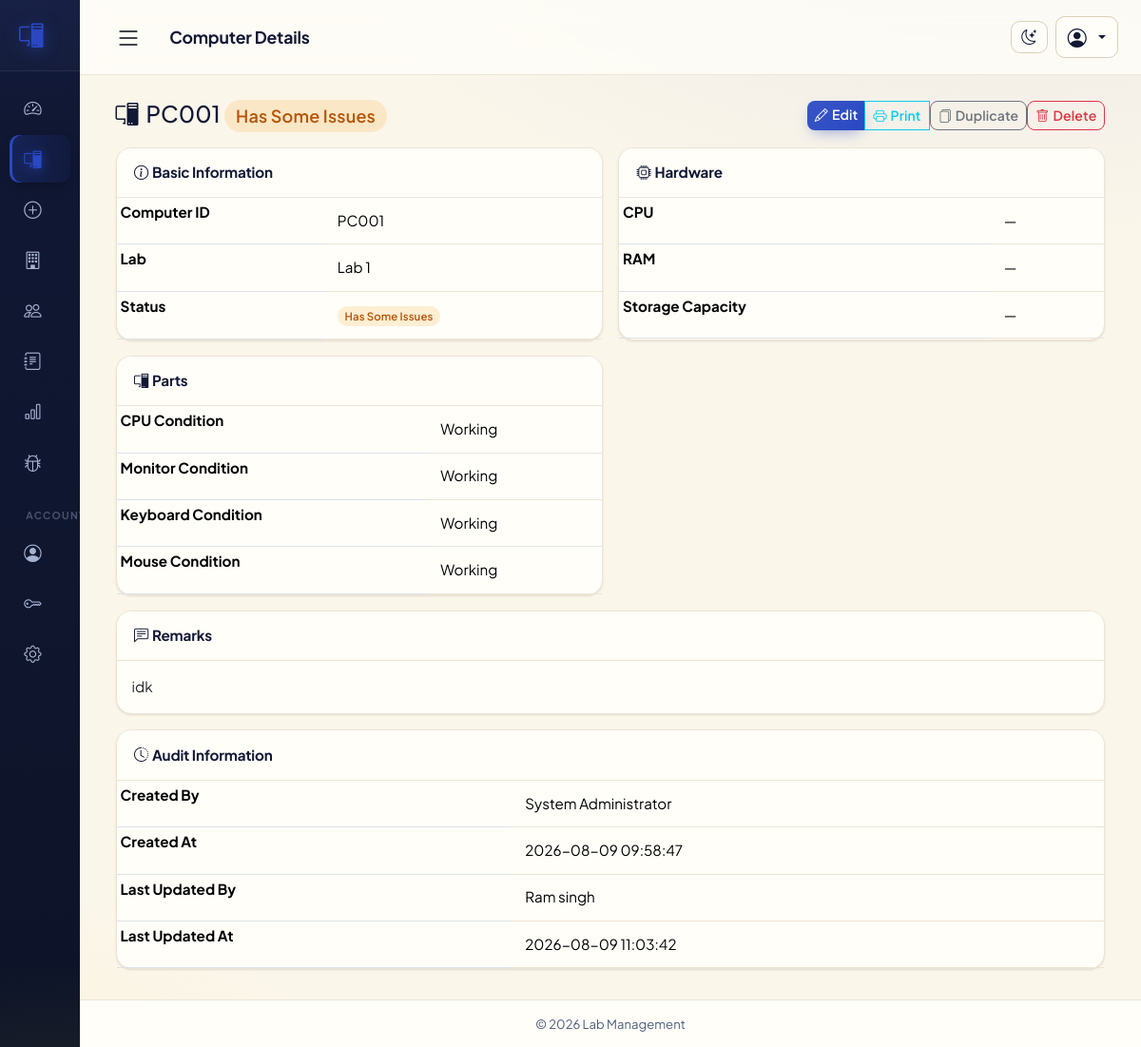
Page /computers/view.php?id=1 (signed in) on the committed database.
### tables this page shows
CREATE TABLE `computers` (
  `id` int(10) unsigned NOT NULL AUTO_INCREMENT,
  `computer_id` varchar(50) NOT NULL COMMENT 'Unique human readable computer code (e.g. LAB1-PC001)',
  `asset_number` varchar(50) DEFAULT NULL,
  `computer_name` varchar(100) DEFAULT NULL,
  `lab_id` int(10) unsigned DEFAULT NULL,
  `department` varchar(100) DEFAULT NULL,
  `desk_number` varchar(50) DEFAULT NULL,
  `cpu` varchar(150) DEFAULT NULL,
  `cpu_condition` varchar(50) DEFAULT NULL,
  `motherboard` varchar(150) DEFAULT NULL,
  `ram` varchar(50) DEFAULT NULL,
  `ram_slots` varchar(20) DEFAULT NULL,
  `storage_type` varchar(50) DEFAULT NULL,
  `storage_capacity` varchar(50) DEFAULT NULL,
  `graphics_card` varchar(150) DEFAULT NULL,
  `power_supply` varchar(100) DEFAULT NULL,
  `monitor_brand` varchar(100) DEFAULT NULL,
  `monitor_size` varchar(20) DEFAULT NULL,
  `monitor_serial` varchar(100) DEFAULT NULL,
  `monitor_condition` varchar(50) DEFAULT NULL,
  `keyboard_brand` varchar(100) DEFAULT NULL,
  `keyboard_condition` varchar(50) DEFAULT NULL,
  `mouse_brand` varchar(100) DEFAULT NULL,
  `mouse_condition` varchar(50) DEFAULT NULL,
  `ups` varchar(100) DEFAULT NULL,
  `ups_battery_status` varchar(50) DEFAULT NULL,
  `printer_connected` enum('Yes','No') NOT NULL DEFAULT 'No',
  `scanner_connected` enum('Yes','No') NOT NULL DEFAULT 'No',
  `speaker` enum('Yes','No') NOT NULL DEFAULT 'No',
  `webcam` enum('Yes','No') NOT NULL DEFAULT 'No',
  `lan_status` enum('Working','Not Working','Not Available') NOT NULL DEFAULT 'Working',
  `wifi_status` enum('Working','Not Working','Not Available') NOT NULL DEFAULT 'Not Available',
  `bluetooth_status` enum('Working','Not Working','Not Available') NOT NULL DEFAULT 'Not Available',
  `ip_address` varchar(45) DEFAULT NULL,
  `mac_address` varchar(20) DEFAULT NULL,
  `windows_version` varchar(100) DEFAULT NULL,
  `windows_license` varchar(100) DEFAULT NULL,
  `office_version` varchar(100) DEFAULT NULL,
  `office_license` varchar(100) DEFAULT NULL,
  `antivirus` varchar(100) DEFAULT NULL,
  `purchase_date` date DEFAULT NULL,
  `warranty_expiry` date DEFAULT NULL,
  `vendor` varchar(150) DEFAULT NULL,
  `invoice_number` varchar(100) DEFAULT NULL,
  `last_service_date` date DEFAULT NULL,
  `next_service_date` date DEFAULT NULL,
  `status` enum('Working','Not Working','Has Some Issues') NOT NULL DEFAULT 'Working',
  `remarks` text DEFAULT NULL,
  `created_by` int(10) unsigned DEFAULT NULL,
  `updated_by` int(10) unsigned DEFAULT NULL,
  `created_at` timestamp NOT NULL DEFAULT current_timestamp(),
  `updated_at` timestamp NOT NULL DEFAULT current_timestamp() ON UPDATE current_timestamp(),
  PRIMARY KEY (`id`),
  KEY `idx_computers_computer_id` (`computer_id`),
  KEY `idx_computers_lab_code` (`lab_id`,`computer_id`),
  KEY `idx_computers_asset_number` (`asset_number`),
  KEY `idx_computers_name` (`computer_name`),
  KEY `idx_computers_lab` (`lab_id`),
  KEY `idx_computers_status` (`status`),
  KEY `idx_computers_department` (`department`),
  KEY `idx_computers_cpu` (`cpu`),
  KEY `idx_computers_ip` (`ip_address`),
  KEY `idx_computers_mac` (`mac_address`),
  KEY `idx_computers_purchase_date` (`purchase_date`),
  KEY `idx_computers_created_at` (`created_at`),
  KEY `fk_computers_created_by` (`created_by`),
  KEY `fk_computers_updated_by` (`updated_by`),
  CONSTRAINT `fk_computers_created_by` FOREIGN KEY (`created_by`) REFERENCES `users` (`id`) ON DELETE SET NULL,
  CONSTRAINT `fk_computers_lab` FOREIGN KEY (`lab_id`) REFERENCES `labs` (`id`) ON DELETE SET NULL,
  CONSTRAINT `fk_computers_updated_by` FOREIGN KEY (`updated_by`) REFERENCES `users` (`id`) ON DELETE SET NULL
);

CREATE TABLE `users` (
  `id` int(10) unsigned NOT NULL AUTO_INCREMENT,
  `username` varchar(50) NOT NULL,
  `full_name` varchar(100) NOT NULL,
  `email` varchar(100) DEFAULT NULL,
  `password_hash` varchar(255) NOT NULL,
  `role` enum('super_admin','admin','staff') NOT NULL DEFAULT 'staff',
  `status` enum('active','inactive') NOT NULL DEFAULT 'active',
  `profile_photo` varchar(255) DEFAULT NULL,
  `theme` enum('light','dark') NOT NULL DEFAULT 'light' COMMENT 'Interface theme (light or dark)',
  `last_login` datetime DEFAULT NULL,
  `created_at` timestamp NOT NULL DEFAULT current_timestamp(),
  `updated_at` timestamp NOT NULL DEFAULT current_timestamp() ON UPDATE current_timestamp(),
  PRIMARY KEY (`id`),
  UNIQUE KEY `uq_users_username` (`username`),
  KEY `idx_users_role` (`role`),
  KEY `idx_users_status` (`status`)
);

### includes/db.php (called while the page is built, shortened)
<?php
function db()
{
    static $pdo = null;
    if ($pdo === null) {
        $dsn = 'mysql:host=' . DB_HOST . ';dbname=' . DB_NAME . ';charset=' . DB_CHARSET;
        $options = [
            PDO::ATTR_ERRMODE            => PDO::ERRMODE_EXCEPTION,
            PDO::ATTR_DEFAULT_FETCH_MODE => PDO::FETCH_ASSOC,
            PDO::ATTR_EMULATE_PREPARES   => false,
        ];
        try {
            $pdo = new PDO($dsn, DB_USER, DB_PASS, $options);
        } catch (PDOException $e) {
            error_log('Database connection failed: ' . $e->getMessage());
            http_response_code(500);
            exit('Database connection failed. Please check your config/config.php database credentials and try again.');
        }
    }
    return $pdo;
}

### includes/auth.php (called while the page is built, shortened)
<?php
require_once __DIR__ . '/db.php';
require_once __DIR__ . '/functions.php';
function current_user()
{
    return $_SESSION['user'] ?? null;
}
function has_role($roles)
{
    $user = current_user();
    $roles = (array)$roles;
    return in_array($user['role'], $roles, true);
}
function can($permission)
{
    static $map = null;
    if ($map === null) {
        $map = [
            'manage_users'     => ['super_admin', 'admin'],
            'delete_users'     => ['super_admin'],
            'reset_passwords'  => ['super_admin', 'admin'],
            'manage_labs'      => ['super_admin', 'admin'],
            'delete_labs'      => ['super_admin', 'admin'],
            'add_computer'     => ['super_admin', 'admin'],
            'edit_computer'    => ['super_admin', 'admin'],
            'update_status'    => ['super_admin', 'admin'],
            'delete_computer'  => ['super_admin', 'admin'],
            'view_computer'    => ['super_admin', 'admin', 'staff'],
            'view_reports'     => ['super_admin', 'admin'],
            'export_reports'   => ['super_admin', 'admin'],
            'report_issue'     => ['super_admin', 'admin', 'staff'],
            'view_issues'      => ['super_admin', 'admin', 'staff'],
            'manage_issues'    => ['super_admin', 'admin'],
            'view_logs'        => ['super_admin'],
            'manage_settings'  => ['super_admin'],
            'backup_restore'   => ['super_admin'],
        ];
    }
    $roles = $map[$permission] ?? [];
    return has_role($roles);
}

### computers/view.php (the view, shortened to what this page needs)
<?php
require_once __DIR__ . '/../includes/auth.php';
$id = (int)($_GET['id'] ?? 0);
$stmt = db()->prepare(
    "SELECT c.*, l.name AS lab_name,
            creator.full_name AS created_by_name, updater.full_name AS updated_by_name
       FROM computers c
       LEFT JOIN labs l ON l.id = c.lab_id
       LEFT JOIN users creator ON creator.id = c.created_by
       LEFT JOIN users updater ON updater.id = c.updated_by
      WHERE c.id = ?"
);
$stmt->execute([$id]);
$computer = $stmt->fetch();
require_once __DIR__ . '/../includes/header.php';
?>
<div class="d-flex justify-content-between align-items-center mb-3 flex-wrap gap-2">
    <h4 class="mb-0">
        <i class="bi bi-pc-display me-2"></i><?php echo e($computer['computer_id']); ?>
        <?php echo status_badge($computer['status']); ?>
    </h4>
    <div class="btn-group">
        <?php if (can('edit_computer')): ?>
            <a href="<?php echo base_url('computers/edit.php?id=' . $id); ?>" class="btn btn-primary btn-sm"><i class="bi bi-pencil me-1"></i>Edit</a>
        <?php endif; ?>
        <a href="<?php echo base_url('computers/print.php?id=' . $id); ?>" class="btn btn-outline-info btn-sm" target="_blank"><i class="bi bi-printer me-1"></i>Print</a>
        <?php if (can('add_computer')): ?>
            <form method="post" action="<?php echo base_url('computers/duplicate.php'); ?>" class="d-inline">
                <button class="btn btn-outline-secondary btn-sm" type="submit"><i class="bi bi-files me-1"></i>Duplicate</button>
            </form>
        <?php endif; ?>
        <?php if (can('delete_computer')): ?>
            <form method="post" action="<?php echo base_url('computers/delete.php'); ?>" class="d-inline" data-confirm="Delete computer <?php echo e($computer['computer_id']); ?> and all its photos? This cannot be undone.">
                <button class="btn btn-outline-danger btn-sm" type="submit"><i class="bi bi-trash me-1"></i>Delete</button>
            </form>
        <?php endif; ?>
    </div>
</div>
<?php
function detail_row($label, $value) {
    $value = ($value === null || $value === '' || $value === 'No') ? '—' : e($value);
    echo '<tr><th>' . e($label) . '</th><td>' . $value . '</td></tr>';
}
?>
<div class="row g-3">
    <div class="col-md-6">
        <div class="card h-100">
            <div class="card-header"><i class="bi bi-info-circle me-1"></i>Basic Information</div>
            <table class="table table-sm mb-0">
                <tbody>
                    <?php
                    detail_row('Computer ID', $computer['computer_id']);
                    ?>
                    <tr>
                        <th>Status</th>
                        <td><?php echo status_badge($computer['status']); ?></td>
                    </tr>
                </tbody>
            </table>
        </div>
    </div>
    <div class="col-md-6">
        <div class="card h-100">
            <div class="card-header"><i class="bi bi-cpu me-1"></i>Hardware</div>
            <table class="table table-sm mb-0">
                <tbody>
                </tbody>
            </table>
        </div>
    </div>
    <div class="col-md-6">
        <div class="card h-100">
            <div class="card-header"><i class="bi bi-pc-display me-1"></i>Parts</div>
            <table class="table table-sm mb-0">
                <tbody>
                </tbody>
            </table>
        </div>
    </div>
    <div class="col-12">
        <div class="card">
            <div class="card-header"><i class="bi bi-chat-left-text me-1"></i>Remarks</div>
            <div class="card-body">
                <?php echo $computer['remarks'] !== '' ? nl2br(e($computer['remarks'])) : '<span class="text-muted">No remarks.</span>'; ?>
            </div>
        </div>
    </div>
    <div class="col-12">
        <div class="card">
            <div class="card-header"><i class="bi bi-clock-history me-1"></i>Audit Information</div>
            <table class="table table-sm mb-0">
                <tbody>
                    <tr><th>Created By</th><td><?php echo e($computer['created_by_name'] ?: '—'); ?></td></tr>
                    <tr><th>Created At</th><td><?php echo e($computer['created_at']); ?></td></tr>
                    <tr><th>Last Updated By</th><td><?php echo e($computer['updated_by_name'] ?: '—'); ?></td></tr>
                    <tr><th>Last Updated At</th><td><?php echo e($computer['updated_at']); ?></td></tr>
                </tbody>
            </table>
        </div>
    </div>
</div>
<?php require_once __DIR__ . '/../includes/footer.php'; ?>

### includes/functions.php (shortened to what this page needs)
<?php
function e($value)
{
    return htmlspecialchars((string)$value, ENT_QUOTES, 'UTF-8');
}
function app_base_path()
{
    static $base = null;
    if ($base === null) {
        if (defined('BASE_URL') && BASE_URL !== '') {
            $base = rtrim(BASE_URL, '/');
        } else {
            $dir = dirname($_SERVER['SCRIPT_NAME'] ?? '/index.php');
            $dir = str_replace('\\', '/', $dir);
            $knownModules = ['computers', 'users', 'labs', 'reports', 'settings', 'issues',
                             'config', 'includes', 'assets', 'uploads', 'database'];
            if (in_array(basename($dir), $knownModules, true)) {
                $dir = dirname($dir);
            }
            $base = ($dir === '/' || $dir === '.' || $dir === '') ? '' : rtrim($dir, '/');
        }
    }
    return $base;
}
function base_url($path = '')
{
    return app_base_path() . '/' . ltrim($path, '/');
}
function status_badge($status)
{
    $colors = [
        'Working'           => 'success',
        'Not Working'       => 'danger',
        'Has Some Issues'   => 'warning',
    ];
    $color = $colors[$status] ?? 'secondary';
    return '<span class="badge bg-' . $color . ' status-badge">' . e($status) . '</span>';
}

### assets/css/style.css (style rules this page uses)
:root { --sidebar-width: 264px; --sidebar-width-collapsed: 84px; --primary: #2948c2; --accent: #f4d532; --bg: #fbf6ea; --surface: #fffef9; --surface-2: #f6f0e3; --border: #ede4d5; --border-strong: #dccfb6; --text: #111835; --text-secondary: #4f5d7a; --text-faint: #8b95ab; --sidebar-bg: linear-gradient(180deg, #111835 0%, #0d1428 100%); --sidebar-text: #a5b2d0; --sidebar-text-hover: #ffffff; --sidebar-accent: #2948c2; --bs-primary: #2948c2; --bs-primary-rgb: 41, 72, 194; --bs-link-color: #2948c2; --bs-link-hover-color: #1f3593; --shadow-sm: 0 1px 2px rgba(16,24,40,.05), 0 1px 3px rgba(16,24,40,.07); --shadow-md: 0 8px 24px -6px rgba(16,24,40,.14); --shadow-lg: 0 24px 60px -12px rgba(16,24,40,.22); --ring: color-mix(in srgb, var(--primary, #2948c2) 18%, transparent); --radius-sm: .5rem; --radius-md: .75rem; --radius-lg: 1rem; --radius-xl: 1.4rem; }
html, body { max-width: 100%; overflow-x: hidden; }
html { scroll-behavior: smooth; }
body.app-body { background-color: var(--bg); background-image: radial-gradient(1200px 620px at 88% -12%, color-mix(in srgb, var(--primary, #2948c2) 8%, transparent), transparent 62%), radial-gradient(1000px 540px at -12% 112%, color-mix(in srgb, var(--accent, #f4d532) 10%, transparent), transparent 58%); background-attachment: fixed; color: var(--text); font-family: "Plus Jakarta Sans", "Segoe UI", system-ui, -apple-system, Roboto, "Helvetica Neue", Arial, sans-serif; font-size: .95rem; -webkit-font-smoothing: antialiased; }
a { color: var(--bs-link-color, var(--primary, #2948c2)); text-decoration: none; }
* { scrollbar-width: thin; scrollbar-color: var(--border-strong) transparent; }
.card { border: 1px solid var(--border); border-radius: var(--radius-lg); background: var(--surface); box-shadow: var(--shadow-sm); transition: box-shadow .18s ease, transform .18s ease; }
.card-header { background: var(--surface); border-bottom: 1px solid var(--border); color: var(--text); font-weight: 700; letter-spacing: -.01em; padding: .9rem 1.15rem; border-radius: calc(var(--radius-lg) - 1px) calc(var(--radius-lg) - 1px) 0 0 !important; }
.table { --bs-table-bg: transparent; color: var(--text); }
.card .table { margin-bottom: 0; }
.table tbody td { padding: .8rem .9rem; border-color: var(--border); vertical-align: middle; }
.btn { border-radius: .6rem; font-weight: 600; letter-spacing: .01em; transition: box-shadow .15s ease, transform .12s ease, background .15s ease, color .15s ease, border-color .15s ease; }
.btn-sm { border-radius: .5rem; }
.btn-primary { background-image: linear-gradient(135deg, color-mix(in srgb, var(--primary, #0d6efd) 100%, #fff 8%), var(--primary, #0d6efd)); box-shadow: 0 6px 16px -6px color-mix(in srgb, var(--primary, #0d6efd) 55%, transparent); border: 0; }
.btn-outline-secondary, .btn-outline-success, .btn-outline-danger { border-width: 1.5px; }
.badge { padding: .42em .68em; font-weight: 600; border-radius: 999px; letter-spacing: .01em; }
.badge.bg-warning { background: rgba(245,158,11,.16) !important; color: #b45309; }
.status-badge { font-weight: 600; }

### rows in the picture
computers: computer "PC001", status "Has Some Issues Has Some Issues", remarks "idk", created_by.full_name "System Administrator", created_at "2026-08-09 09:58:47", updated_by.full_name "Ram singh", updated_at "2026-08-09 11:03:42"

### other values in the picture
$page_title "Computer Details"
$label "Computer ID Lab CPU RAM Storage Capacity CPU Condition Monitor Condition Keyboard Condition Mouse Condition"
$value "PC001 Lab 1 — — — Working Working Working Working"
get_setting('site_name', 'Lab Management') "Lab Management"
